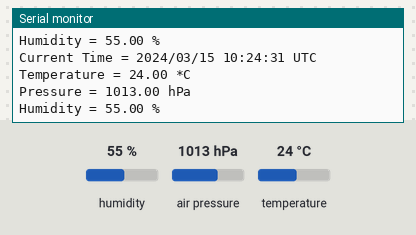
This sketch was run on a simulated Arduino Uno, built with avr-gcc and run on an emulated ATmega328P. Shown: the last lines printed to the serial monitor. The test bench sets the inputs (shaded band); at power-on: humidity 55 %, air pressure 1013 hPa, temperature 24 °C. The local clock reads 2024-03-15 10:24:30 at power-on unless the sketch sets it.

Above: at 1.8 s.
1.9 s: humidity set to 22 %
At 2.8 s:
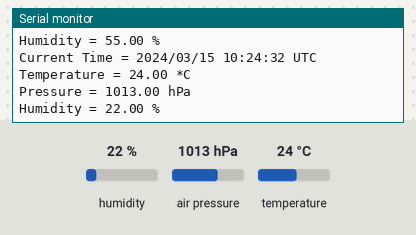
3.4 s: air pressure set to 952 hPa
At 4.7 s:
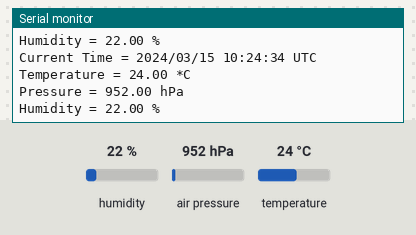
4.9 s: temperature set to 12 °C
At 5.9 s:
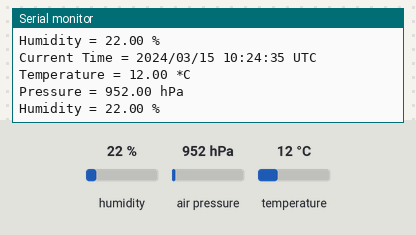
Timing chart, 0 to 7.9 s (numbered marks = the images above; inputs shaded):
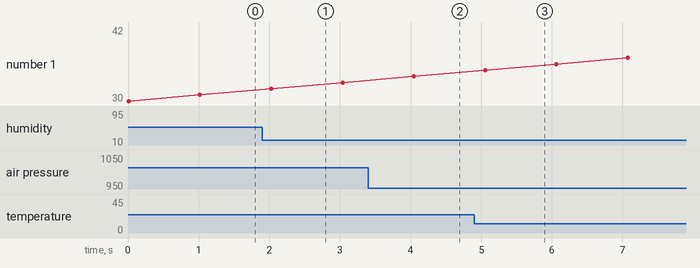

Measured:
- after the input at 1.9 s, the serial monitor: prints a new line after 0.14 s (image 1)
- after the input at 3.4 s, the serial monitor: prints a new line after 0.65 s (image 2)
- after the input at 4.9 s, the serial monitor: prints a new line after 0.16 s (image 3)

The sketch:

Lesson_2.ino
```cpp
/***************************************************************************
  Lesson 2

  Harte Microcontroller Workshop
 ***************************************************************************/

#include <Wire.h>
#include <Adafruit_Sensor.h>
#include <Adafruit_BME280.h>
#include "RTClib.h"

#define SEALEVELPRESSURE_HPA (1019.64) /* Sealevel pressure in millibar */

Adafruit_BME280 bme;                    // BME280 Enviromental Sensor in I2C mode (default).
RTC_DS3231 rtc;                         // RTC DS3231 Real Time Clock.

unsigned long delayTime = 1000; // Time to wait after each loop in milliseconds.

struct MSR {
  float temperature;
  float pressure;
  float humidity;
  char datetime[20];
} measurements;

void setup() {
  Serial.begin(115200);
  Serial.println(F("Begin Lesson 2"));

  Serial.println(F("Starting BME 280 Sensor"));
  if (!startSensor()) {
    stopError();
    return;
  }

  Serial.println(F("Starting Real Time Clock"));
  if (!startRealTimeClock()){
    stopError();
    return;
  }

  Serial.println(F("Current time is:"));
  printDateTime();
}

void loop() {
  getValues();
  printValues();
  delay(delayTime);
}

bool startSensor() {
  if (!bme.begin(0x76)) {
    Serial.println("Could not find a valid BME280 sensor, check wiring!");
    return false;
  }

  return true;
}

bool startRealTimeClock() {
  if (!rtc.begin()) {
    Serial.println(F("Couldn't find RTC"));
    return false;
  }

  return true;
}

void getValues() {
  measurements.temperature = bme.readTemperature();
  measurements.pressure = bme.readPressure() / 100.0F;
  measurements.humidity = bme.readHumidity();
  DateTime now = rtc.now();
  snprintf(measurements.datetime, 20, "%d/%02d/%02d %02d:%02d:%02d", now.year(), now.month(), now.day(), now.hour(), now.minute(), now.second());
}

void printValues() {
  Serial.println();

  Serial.print("Current Time = ");
  Serial.print(measurements.datetime);
  Serial.println(" UTC");

  Serial.print("Temperature = ");
  Serial.print(measurements.temperature);
  Serial.println(" *C");

  Serial.print("Pressure = ");
  Serial.print(measurements.pressure);
  Serial.println(" hPa");

  Serial.print("Humidity = ");
  Serial.print(measurements.humidity);
  Serial.println(" %");

  Serial.println();
}

void printDateTime() {
  DateTime now = rtc.now();
  char datetime[20];
  snprintf(datetime, 20, "%d/%02d/%02d %02d:%02d:%02d UTC", now.year(), now.month(), now.day(), now.hour(), now.minute(), now.second());
  Serial.println(datetime);
}

void turnOnBlueLED() {
  pinMode(LED_BUILTIN, OUTPUT);
  digitalWrite(LED_BUILTIN, HIGH);
}

void turnOffBlueLED() {
  pinMode(LED_BUILTIN, OUTPUT);
  digitalWrite(LED_BUILTIN, LOW);
}

void stopError() {
  while (1) {
    turnOnBlueLED();
    delay(100);
    turnOffBlueLED();
    delay(100);
    turnOnBlueLED();
    delay(100);
    turnOffBlueLED();
    delay(800);
  }
}
```
